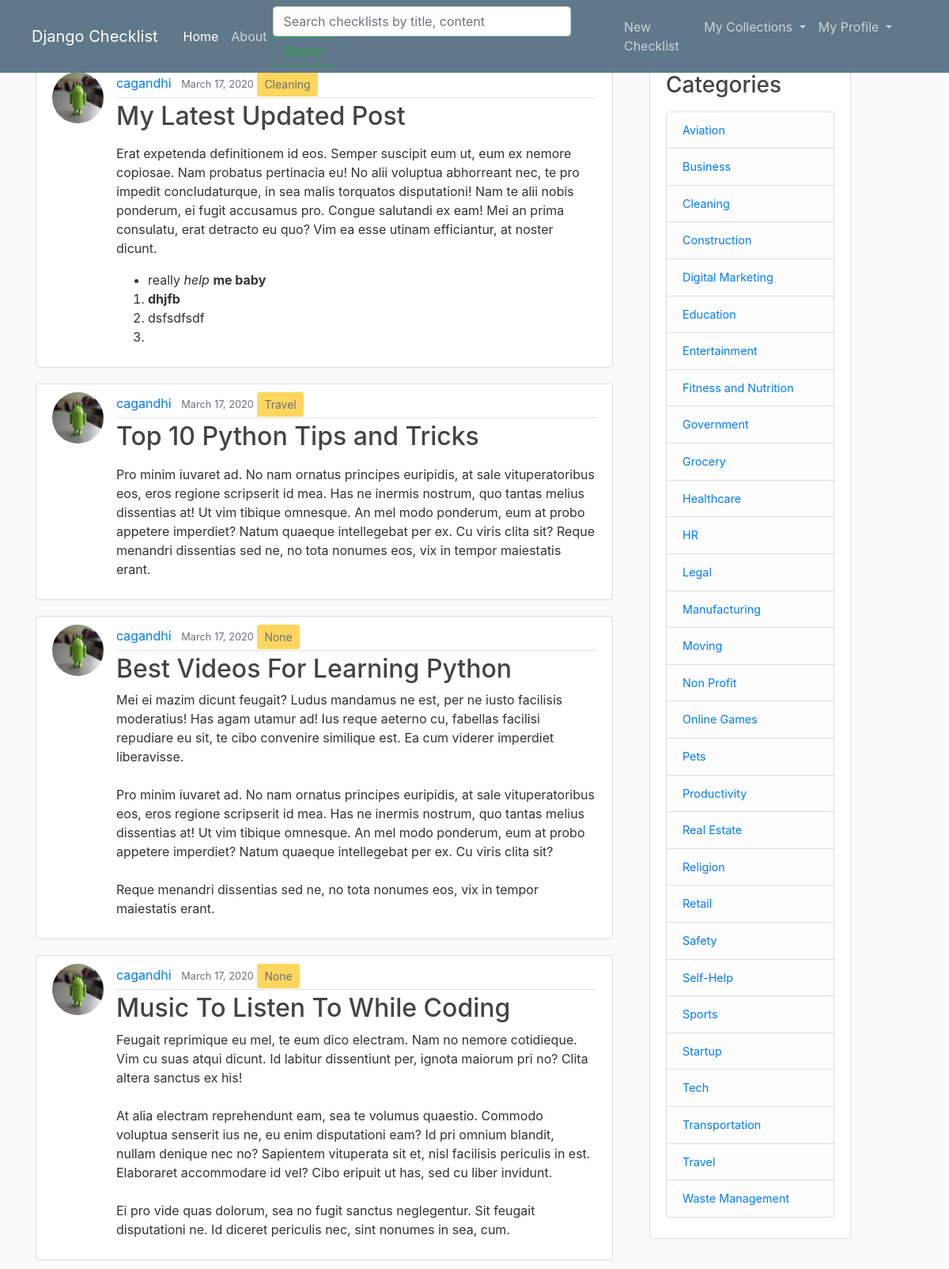
Before: /mychecklist/ (signed in, upper part) with the older database file.
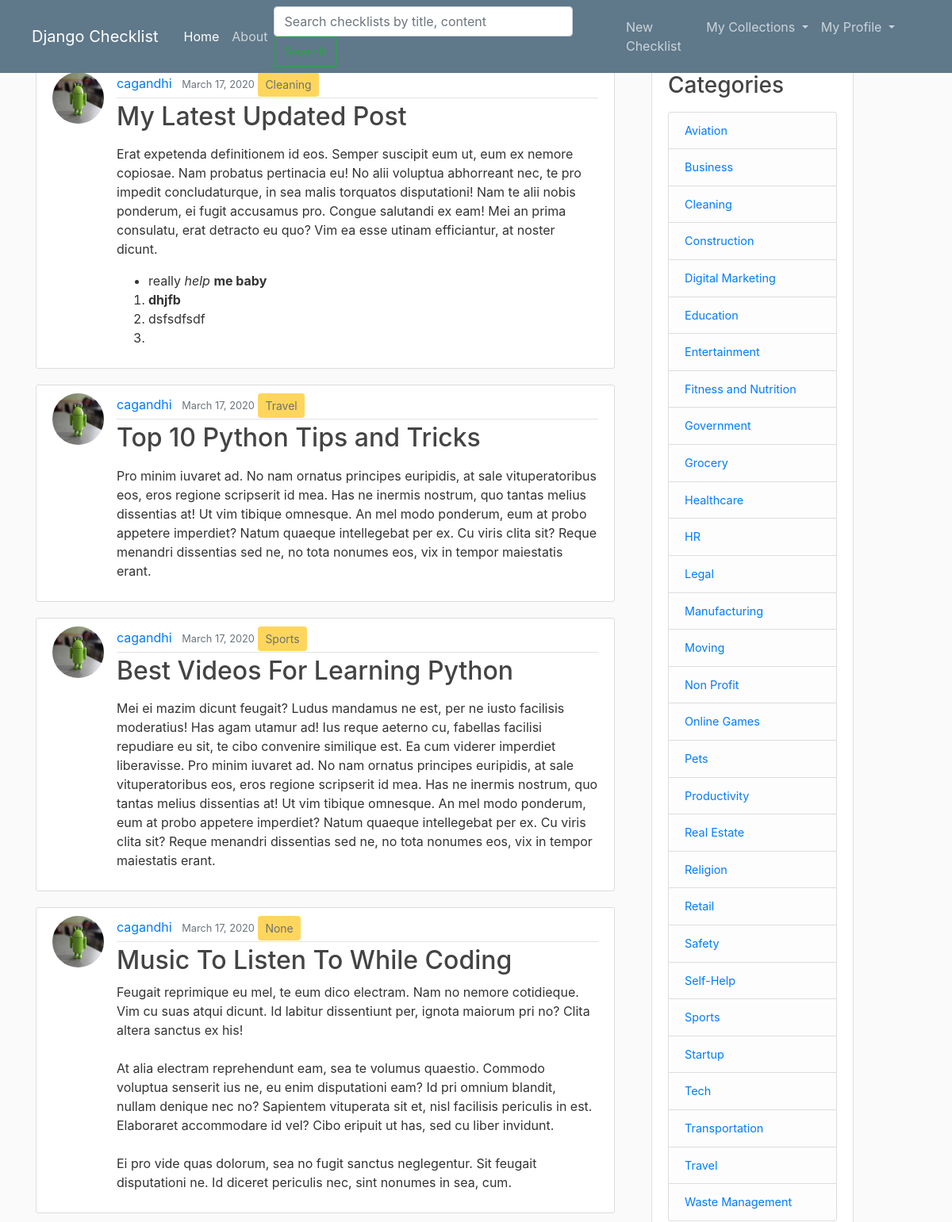
After: the same page with the newer database file.
### checklist/models.py (models this page shows, shortened)
class Checklist(models.Model):
	title = models.CharField(max_length=100)
	content = RichTextField()
	date_posted = models.DateTimeField(default=timezone.now)
	author = models.ForeignKey(User, on_delete = models.CASCADE)
	visibility = models.IntegerField(default=0)
	category = models.ForeignKey('Category', null=True, on_delete = models.SET_NULL)

class Category(models.Model):
	name = models.CharField(max_length=30)
	def __str__(self):
		return self.name

### users/models.py (models this page shows, shortened)
class Profile(models.Model):
	user = models.OneToOneField(User, on_delete = models.CASCADE)
	image = models.ImageField(default='default.jpg', upload_to='profile_pics')

### checklist/views.py (the view)
# urls.py: path('mychecklist/', views.mychecklist, name='checklist-mychecklist'),
def mychecklist(request):
	context = {
		'checklists_var': request.user.checklist_set.all().order_by('-date_posted'),
		'title': 'My Checklists'
	}
	return render(request, 'checklist/mychecklist.html', context) # because render looks in templates subdirectory, by default

### checklist/context_processors.py (called while the page is built)
def add_variable_to_context(request):
	return {
		'category_list': Category.objects.all()
	}

### checklist/templates/checklist/mychecklist.html
{% extends "checklist/base.html" %}
{% block content %}
	{% for checklist in checklists_var %}
		<article class="media content-section">
			<img class="rounded-circle article-img" src="{{ checklist.author.profile.image.url }}">
		  <div class="media-body">
		    <div class="article-metadata">
		      <a class="mr-2" href="{% url 'user-checklists' checklist.author.username %}">{{ checklist.author }}</a>
		      <small class="text-muted">{{ checklist.date_posted|date:'F d, Y' }}</small>
		      <button class="btn btn-sm btn-warning" disabled>{{ checklist.category }}</button>
		    </div>
		    <h2><a class="article-title" href="#">{{ checklist.title }}</a></h2>
		    <p class="article-content">{{ checklist.content|safe }}</p>
		  </div>
		</article>
	{% endfor %}
{% endblock %}

Changed rows visible on the page:
changed Checklist "Best Videos For Learning Python": category "None" → "Sports"
